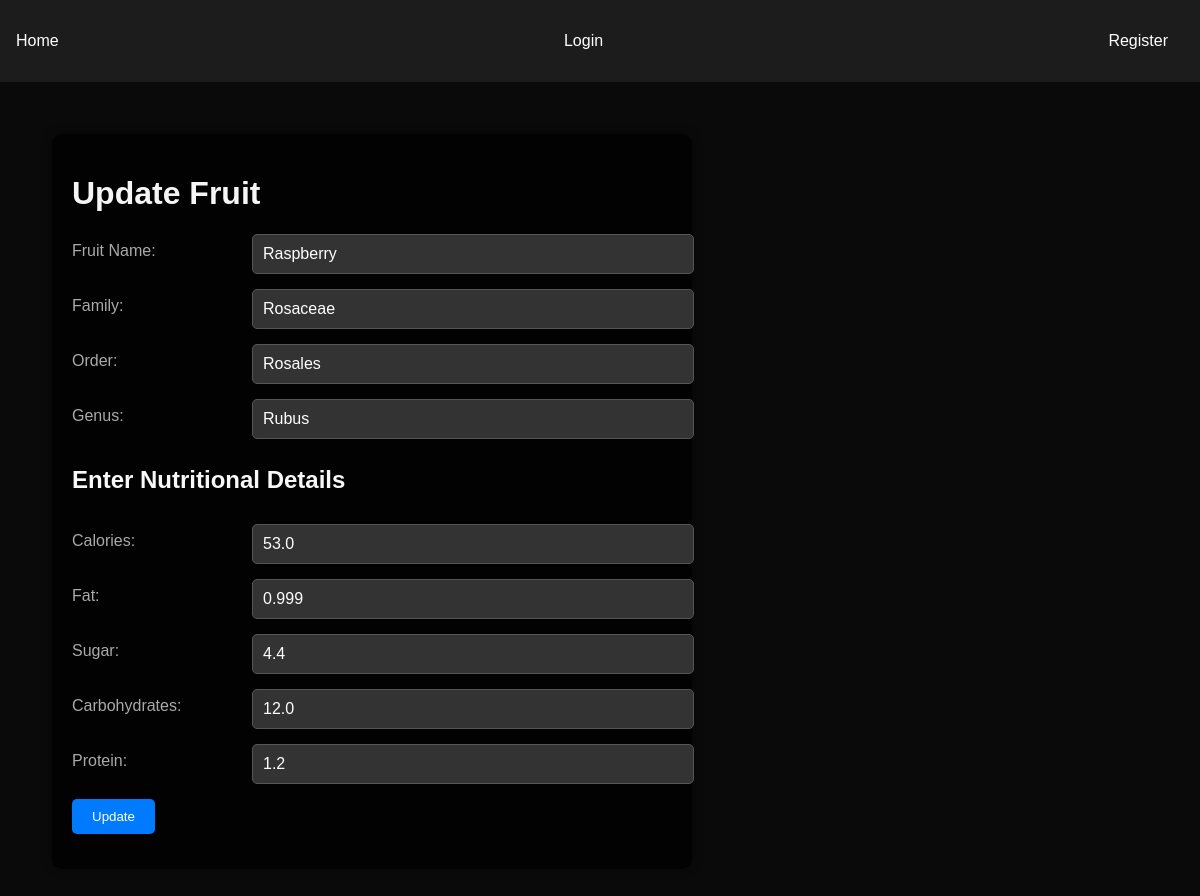
The app's page /users/update_fruit/18/ with its own data.
### users/models.py (models this page shows, shortened)
class Fruit(models.Model):
    name = models.CharField(max_length=100)
    family = models.CharField(max_length=100)
    order = models.CharField(max_length=100)
    genus = models.CharField(max_length=100)
    nutrition = models.OneToOneField(Nutrition, on_delete=models.CASCADE)

class Nutrition(models.Model):
    calories = models.FloatField()
    fat = models.FloatField()
    sugar = models.FloatField()
    carbohydrates = models.FloatField()
    protein = models.FloatField()

### users/views.py (the view)
# urls.py: path('update_fruit/<int:fruit_id>/', views.update_fruit, name='update_fruit'),
def update_fruit(request, fruit_id):
    fruit = get_object_or_404(Fruit, pk=fruit_id)
    if request.method == 'POST':
        fruit_form = FruitForm(request.POST, instance=fruit)
        nutrition_form = NutritionForm(request.POST, instance=fruit.nutrition)
        if fruit_form.is_valid() and nutrition_form.is_valid():
            fruit_form.save()
            nutrition_form.save()
            return redirect('home')
    else:
        fruit_form = FruitForm(instance=fruit)
        nutrition_form = NutritionForm(instance=fruit.nutrition)
    return render(request, 'users/update.html', {
        'fruit_form': fruit_form,
        'nutrition_form': nutrition_form,
    })

### users/forms.py
class FruitForm(forms.ModelForm):
    class Meta:
        model = Fruit
        fields = ['name', 'family', 'order', 'genus']

class NutritionForm(forms.ModelForm):
    class Meta:
        model = Nutrition
        fields = ['calories', 'fat', 'sugar', 'carbohydrates', 'protein']

### users/templates/users/update.html (shortened to what this page needs)
{% extends 'users/base.html' %}
{% load static %}
{% block content %}
<div class="add-container">
    <h1>Update Fruit</h1>
    <form method="POST" class="post-form">
        <div class="form-group row">
            <label class="col-sm-2 col-form-label">Fruit Name:</label>
            <div class="col-sm-4">
                {{ fruit_form.name }}
            </div>
        </div>
        <div class="form-group row">
            <label class="col-sm-2 col-form-label">Family:</label>
            <div class="col-sm-4">
                {{ fruit_form.family }}
            </div>
        </div>
        <div class="form-group row">
            <label class="col-sm-2 col-form-label">Order:</label>
            <div class="col-sm-4">
                {{ fruit_form.order }}
            </div>
        </div>
        <div class="form-group row">
            <label class="col-sm-2 col-form-label">Genus:</label>
            <div class="col-sm-4">
                {{ fruit_form.genus }}
            </div>
        </div>
        <div class="form-group row">
            <div class="col-sm-4">
                <h3>Enter Nutritional Details</h3>
            </div>
        </div>
        <div class="form-group row">
            <label class="col-sm-2 col-form-label">Calories:</label>
            <div class="col-sm-4">
                {{ nutrition_form.calories }}
            </div>
        </div>
        <div class="form-group row">
            <label class="col-sm-2 col-form-label">Fat:</label>
            <div class="col-sm-4">
                {{ nutrition_form.fat }}
            </div>
        </div>
        <div class="form-group row">
            <label class="col-sm-2 col-form-label">Sugar:</label>
            <div class="col-sm-4">
                {{ nutrition_form.sugar }}
            </div>
        </div>
        <div class="form-group row">
            <label class="col-sm-2 col-form-label">Carbohydrates:</label>
            <div class="col-sm-4">
                {{ nutrition_form.carbohydrates }}
            </div>
        </div>
        <div class="form-group row">
            <label class="col-sm-2 col-form-label">Protein:</label>
            <div class="col-sm-4">
                {{ nutrition_form.protein }}
            </div>
        </div>
        <div class="form-group row">
            <div class="col-sm-4">
                <button type="submit" class="btn btn-primary">Update</button>
            </div>
        </div>
    </form>
</div>
{% endblock %}

### users/static/users/styles.css (style rules this page uses)
html { scroll-behavior: smooth; width: 100%; }
body { font-family: Arial, sans-serif; margin:0; background-color:#0a0a0a; color:whitesmoke; }
header p,h3 { margin: 0.5em 0 0; }
.add-container { background-color: rgba(0, 0, 0, 0.8); padding: 20px; border-radius: 10px; text-align: left; box-shadow: 0 0 10px rgba(0, 0, 0, 0.5); max-width: 600px; width: 100%; margin: 20px; }
.add-container h3 { font-size: 24px; margin-bottom: 15px; color: #f8f8f8; }
.add-container .form-group { margin-bottom: 15px; }
.add-container label { font-size: 16px; color: #aaa; display: block; margin-bottom: 5px; }
.add-container input[type="text"], .add-container input[type="number"], .add-container select, .add-container textarea { width: 100%; padding: 10px; border: 1px solid #555; border-radius: 5px; background-color: #333; color: #fff; font-size: 16px; }
.add-container .form-group.row { display: flex; align-items: center; justify-content: space-between; }
.add-container .col-sm-2 { flex: 0 0 20%; }
.add-container .col-sm-4 { flex: 0 0 70%; }
.add-container .btn { background-color: #007BFF; color: #fff; padding: 10px 20px; border: none; border-radius: 5px; cursor: pointer; transition: background-color 0.3s ease; }

### records on screen
Fruit: name "Raspberry", family "Rosaceae", order "Rosales", genus "Rubus"
Nutrition: calories "53.0", fat "0.999", sugar "4.4", carbohydrates "12.0", protein "1.2"
